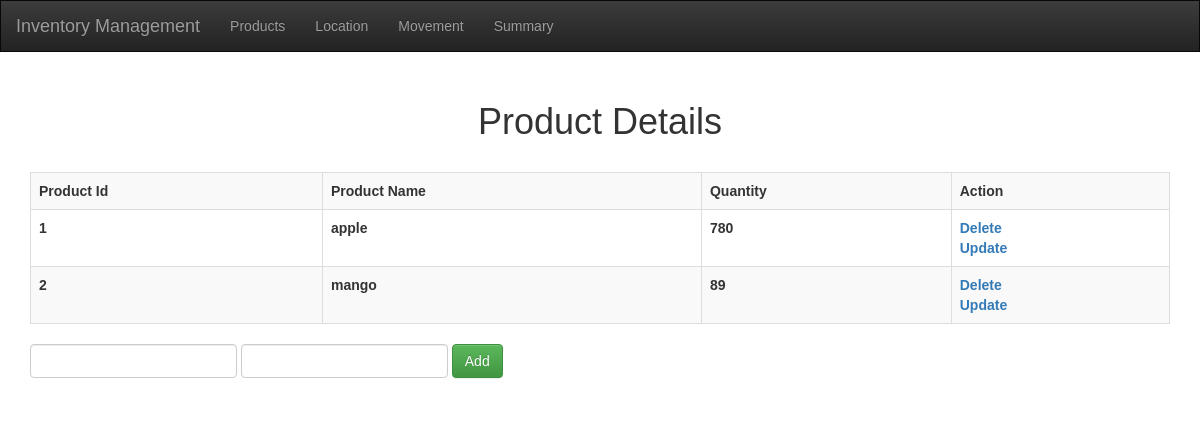
/product, run on an earlier commit of the app's database.
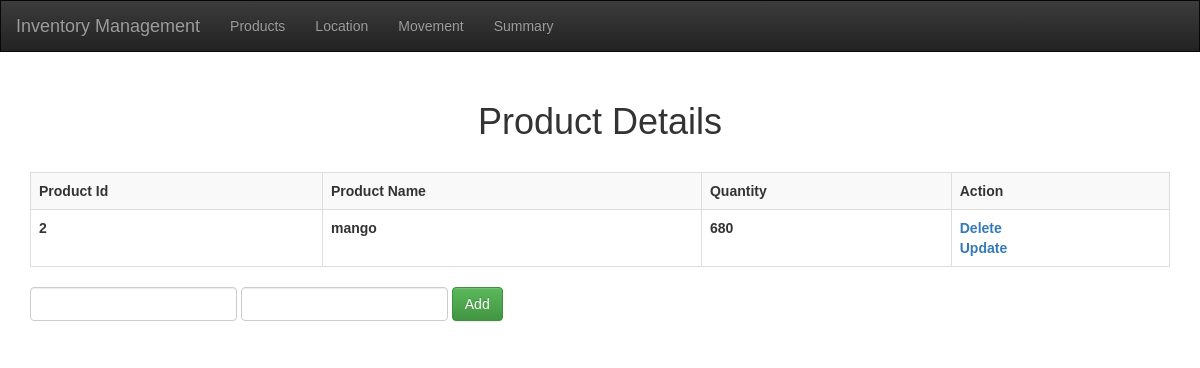
And on a later commit of the database.
### app.py (models this page shows, shortened)
class Product(db.Model):
    product_id = db.Column(db.Integer, primary_key=True)
    product_name = db.Column(db.String, nullable=False)
    Quantity = db.Column(db.Integer , default=0)
    unallocted = db.Column(db.Integer)

### app.py (the view)
@app.route("/product", methods=['POST','GET'])
def index():
    msg=None
    if request.method=='POST' and request.form['productname'] not in [None , '' , ' '] and request.form['quant'] not in [None , '' , ' ']:
        name =  request.form['productname']
        qant = request.form['quant']
        new_product = Product(product_name = name, Quantity = qant,unallocted=qant )
        try:
            db.session.add(new_product)
            db.session.commit()
            return redirect('/product')
        except sqlite3.Error as e:
            print("=== ", e)
            return 'There is some issue in adding new product. '
    elif request.method=='POST' and (request.form['productname'] in [None , '' , ' '] or request.form['quant'] in [None , '' , ' ']):
        tasks = Product.query.order_by(Product.product_id).all()
        msg="Fields are required !!!"
        return render_template('index.html', tasks=tasks,msg=msg)
    else:
        tasks = Product.query.order_by(Product.product_id).all()
        return render_template('index.html', tasks=tasks)

### template/index.html (shortened to what this page needs)
{% extends 'base.html'%}
{% block body %}
<div class="container">
    <h1 class="headerStyle" >Product Details</h1>
    {% if tasks|length < 1 %}
      <h4 class="headerStyle">There is no product. Add one below! </h4>
    {% else %}
     <table class="table table-striped table-bordered">
       <tr>
          <th>
              Product Id
            </th>
            <th>
              Product Name
            </th>
            <th>
                Quantity
              </th>
            <th>
              Action
            </th>
       </tr>
       {% for task in tasks %}
       <tr>
         <th>
           {{task.product_id}}</th>
         <th>{{task.product_name}}</th>
         <th>{{task.Quantity}}</th>
         <th>
           <a href="/product/delprod/{{task.product_id}}"> Delete </a>
            <br>
           <a href="/product/updateprod/{{task.product_id}}"> Update </a>
         </th>
       </tr>
       {% endfor %}
     </table>
  {% endif %}
     <form class="form-inline" action="/product" method="POST">
        <div class="form-group">
          <input class="form-control" type="text" name="productname">
        </div>
        <div class="form-group">
            <input class="form-control" type="number" name="quant">
          </div>
        <div class="form-group">
           <input type="submit" class="btn btn-success" value="Add">
        </div>
     </form>
  </div>
{% endblock %}

What changed in the data, as far as the page shows it:
removed Product: product_id "1", product_name "apple", Quantity "780"
changed Product "mango": Quantity "89" → "680"
